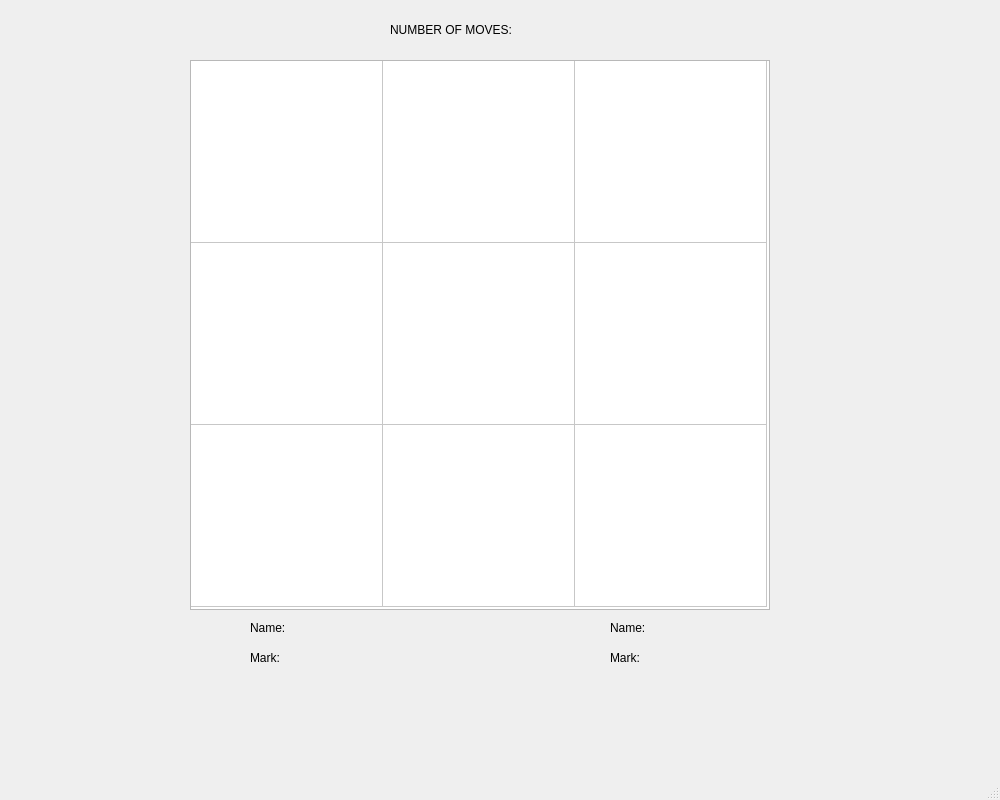
<?xml version="1.0" encoding="UTF-8"?>
<ui version="4.0">
 <class>Word_Tic_Tac_Toe</class>
 <widget class="QMainWindow" name="Word_Tic_Tac_Toe">
  <property name="geometry">
   <rect>
    <x>0</x>
    <y>0</y>
    <width>1000</width>
    <height>800</height>
   </rect>
  </property>
  <property name="sizePolicy">
   <sizepolicy hsizetype="Fixed" vsizetype="Fixed">
    <horstretch>0</horstretch>
    <verstretch>0</verstretch>
   </sizepolicy>
  </property>
  <property name="minimumSize">
   <size>
    <width>1000</width>
    <height>800</height>
   </size>
  </property>
  <property name="maximumSize">
   <size>
    <width>1000</width>
    <height>800</height>
   </size>
  </property>
  <property name="windowTitle">
   <string>Word_Tic_Tac_Toe</string>
  </property>
  <widget class="QWidget" name="centralwidget">
   <widget class="QTableWidget" name="W_TTT_Grid">
    <property name="geometry">
     <rect>
      <x>190</x>
      <y>60</y>
      <width>580</width>
      <height>550</height>
     </rect>
    </property>
    <property name="minimumSize">
     <size>
      <width>550</width>
      <height>550</height>
     </size>
    </property>
    <property name="maximumSize">
     <size>
      <width>580</width>
      <height>550</height>
     </size>
    </property>
    <property name="gridStyle">
     <enum>Qt::PenStyle::SolidLine</enum>
    </property>
    <attribute name="horizontalHeaderVisible">
     <bool>false</bool>
    </attribute>
    <attribute name="horizontalHeaderDefaultSectionSize">
     <number>192</number>
    </attribute>
    <attribute name="verticalHeaderVisible">
     <bool>false</bool>
    </attribute>
    <attribute name="verticalHeaderDefaultSectionSize">
     <number>182</number>
    </attribute>
    <row>
     <property name="text">
      <string>New Row</string>
     </property>
    </row>
    <row>
     <property name="text">
      <string>New Row</string>
     </property>
    </row>
    <row>
     <property name="text">
      <string>New Row</string>
     </property>
    </row>
    <column>
     <property name="text">
      <string>New Column</string>
     </property>
    </column>
    <column>
     <property name="text">
      <string>New Column</string>
     </property>
    </column>
    <column>
     <property name="text">
      <string>New Column</string>
     </property>
    </column>
    <item row="0" column="0">
     <property name="text">
      <string/>
     </property>
     <property name="textAlignment">
      <set>AlignCenter</set>
     </property>
     <property name="flags">
      <set>ItemIsEnabled</set>
     </property>
    </item>
    <item row="0" column="1">
     <property name="text">
      <string/>
     </property>
     <property name="textAlignment">
      <set>AlignCenter</set>
     </property>
     <property name="flags">
      <set>ItemIsEnabled</set>
     </property>
    </item>
    <item row="0" column="2">
     <property name="text">
      <string/>
     </property>
     <property name="textAlignment">
      <set>AlignCenter</set>
     </property>
     <property name="flags">
      <set>ItemIsEnabled</set>
     </property>
    </item>
    <item row="1" column="0">
     <property name="text">
      <string/>
     </property>
     <property name="textAlignment">
      <set>AlignCenter</set>
     </property>
     <property name="flags">
      <set>ItemIsEnabled</set>
     </property>
    </item>
    <item row="1" column="1">
     <property name="text">
      <string/>
     </property>
     <property name="textAlignment">
      <set>AlignCenter</set>
     </property>
     <property name="flags">
      <set>ItemIsEnabled</set>
     </property>
    </item>
    <item row="1" column="2">
     <property name="text">
      <string/>
     </property>
     <property name="textAlignment">
      <set>AlignCenter</set>
     </property>
     <property name="flags">
      <set>ItemIsEnabled</set>
     </property>
    </item>
    <item row="2" column="0">
     <property name="text">
      <string/>
     </property>
     <property name="textAlignment">
      <set>AlignCenter</set>
     </property>
     <property name="flags">
      <set>ItemIsEnabled</set>
     </property>
    </item>
    <item row="2" column="1">
     <property name="text">
      <string/>
     </property>
     <property name="textAlignment">
      <set>AlignCenter</set>
     </property>
     <property name="flags">
      <set>ItemIsEnabled</set>
     </property>
    </item>
    <item row="2" column="2">
     <property name="text">
      <string/>
     </property>
     <property name="textAlignment">
      <set>AlignCenter</set>
     </property>
     <property name="flags">
      <set>ItemIsEnabled</set>
     </property>
    </item>
   </widget>
   <widget class="QLabel" name="name1Label">
    <property name="geometry">
     <rect>
      <x>250</x>
      <y>620</y>
      <width>49</width>
      <height>16</height>
     </rect>
    </property>
    <property name="text">
     <string>Name:</string>
    </property>
   </widget>
   <widget class="QLabel" name="mark1Label">
    <property name="geometry">
     <rect>
      <x>250</x>
      <y>650</y>
      <width>49</width>
      <height>16</height>
     </rect>
    </property>
    <property name="text">
     <string>Mark:</string>
    </property>
   </widget>
   <widget class="QLabel" name="name2Label">
    <property name="geometry">
     <rect>
      <x>610</x>
      <y>620</y>
      <width>49</width>
      <height>16</height>
     </rect>
    </property>
    <property name="text">
     <string>Name: </string>
    </property>
   </widget>
   <widget class="QLabel" name="mark2Label">
    <property name="geometry">
     <rect>
      <x>610</x>
      <y>650</y>
      <width>49</width>
      <height>16</height>
     </rect>
    </property>
    <property name="text">
     <string>Mark:</string>
    </property>
   </widget>
   <widget class="QLabel" name="noOfMovesLabel">
    <property name="geometry">
     <rect>
      <x>390</x>
      <y>20</y>
      <width>191</width>
      <height>20</height>
     </rect>
    </property>
    <property name="text">
     <string>NUMBER OF MOVES:</string>
    </property>
   </widget>
  </widget>
  <widget class="QMenuBar" name="menubar">
   <property name="geometry">
    <rect>
     <x>0</x>
     <y>0</y>
     <width>1000</width>
     <height>22</height>
    </rect>
   </property>
  </widget>
  <widget class="QStatusBar" name="statusbar"/>
 </widget>
 <resources/>
 <connections/>
</ui>
